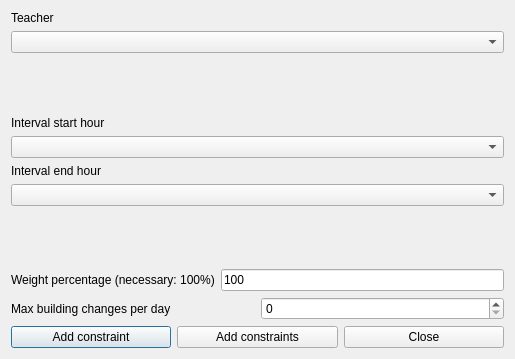
<?xml version="1.0" encoding="UTF-8"?>
<ui version="4.0">
 <class>AddConstraintTeacherMaxBuildingChangesPerRealDayInIntervalForm_template</class>
 <widget class="QDialog" name="AddConstraintTeacherMaxBuildingChangesPerRealDayInIntervalForm_template">
  <property name="geometry">
   <rect>
    <x>0</x>
    <y>0</y>
    <width>514</width>
    <height>359</height>
   </rect>
  </property>
  <property name="windowTitle">
   <string extracomment="This is the title of the dialog to add a new constraint of this type">Add teacher max building changes per real day in interval</string>
  </property>
  <layout class="QGridLayout" name="gridLayout">
   <item row="3" column="0">
    <layout class="QVBoxLayout" name="verticalLayout_2">
     <item>
      <widget class="QLabel" name="endTextLabel">
       <property name="frameShape">
        <enum>QFrame::NoFrame</enum>
       </property>
       <property name="frameShadow">
        <enum>QFrame::Plain</enum>
       </property>
       <property name="text">
        <string>Interval end hour</string>
       </property>
       <property name="wordWrap">
        <bool>false</bool>
       </property>
      </widget>
     </item>
     <item>
      <widget class="QComboBox" name="endHourComboBox">
       <property name="editable">
        <bool>false</bool>
       </property>
       <property name="insertPolicy">
        <enum>QComboBox::NoInsert</enum>
       </property>
       <property name="duplicatesEnabled">
        <bool>false</bool>
       </property>
      </widget>
     </item>
    </layout>
   </item>
   <item row="1" column="0">
    <spacer name="spacer1">
     <property name="orientation">
      <enum>Qt::Vertical</enum>
     </property>
     <property name="sizeType">
      <enum>QSizePolicy::Expanding</enum>
     </property>
     <property name="sizeHint" stdset="0">
      <size>
       <width>20</width>
       <height>21</height>
      </size>
     </property>
    </spacer>
   </item>
   <item row="5" column="0">
    <layout class="QHBoxLayout">
     <item>
      <widget class="QLabel" name="weightTextLabel">
       <property name="frameShape">
        <enum>QFrame::NoFrame</enum>
       </property>
       <property name="frameShadow">
        <enum>QFrame::Plain</enum>
       </property>
       <property name="text">
        <string>Weight percentage (necessary: 100%)</string>
       </property>
       <property name="wordWrap">
        <bool>false</bool>
       </property>
      </widget>
     </item>
     <item>
      <widget class="QLineEdit" name="weightLineEdit">
       <property name="text">
        <string notr="true">100</string>
       </property>
      </widget>
     </item>
    </layout>
   </item>
   <item row="4" column="0">
    <spacer name="verticalSpacer">
     <property name="orientation">
      <enum>Qt::Vertical</enum>
     </property>
     <property name="sizeHint" stdset="0">
      <size>
       <width>493</width>
       <height>24</height>
      </size>
     </property>
    </spacer>
   </item>
   <item row="2" column="0">
    <layout class="QVBoxLayout" name="verticalLayout">
     <item>
      <widget class="QLabel" name="startTextLabel">
       <property name="frameShape">
        <enum>QFrame::NoFrame</enum>
       </property>
       <property name="frameShadow">
        <enum>QFrame::Plain</enum>
       </property>
       <property name="text">
        <string>Interval start hour</string>
       </property>
       <property name="wordWrap">
        <bool>false</bool>
       </property>
      </widget>
     </item>
     <item>
      <widget class="QComboBox" name="startHourComboBox">
       <property name="editable">
        <bool>false</bool>
       </property>
       <property name="insertPolicy">
        <enum>QComboBox::NoInsert</enum>
       </property>
       <property name="duplicatesEnabled">
        <bool>false</bool>
       </property>
      </widget>
     </item>
    </layout>
   </item>
   <item row="7" column="0">
    <layout class="QHBoxLayout">
     <item>
      <widget class="QPushButton" name="addConstraintPushButton">
       <property name="text">
        <string>Add constraint</string>
       </property>
      </widget>
     </item>
     <item>
      <widget class="QPushButton" name="addConstraintsPushButton">
       <property name="text">
        <string>Add constraints</string>
       </property>
      </widget>
     </item>
     <item>
      <widget class="QPushButton" name="closePushButton">
       <property name="text">
        <string>Close</string>
       </property>
      </widget>
     </item>
    </layout>
   </item>
   <item row="6" column="0">
    <layout class="QHBoxLayout">
     <item>
      <widget class="QLabel" name="textLabel1">
       <property name="text">
        <string>Max building changes per day</string>
       </property>
       <property name="wordWrap">
        <bool>false</bool>
       </property>
      </widget>
     </item>
     <item>
      <widget class="QSpinBox" name="maxChangesSpinBox"/>
     </item>
    </layout>
   </item>
   <item row="0" column="0">
    <layout class="QVBoxLayout" name="verticalLayout_3">
     <item>
      <widget class="QLabel" name="teacherTextLabel">
       <property name="frameShape">
        <enum>QFrame::NoFrame</enum>
       </property>
       <property name="frameShadow">
        <enum>QFrame::Plain</enum>
       </property>
       <property name="text">
        <string>Teacher</string>
       </property>
       <property name="wordWrap">
        <bool>false</bool>
       </property>
      </widget>
     </item>
     <item>
      <widget class="QComboBox" name="teachersComboBox">
       <property name="editable">
        <bool>false</bool>
       </property>
       <property name="insertPolicy">
        <enum>QComboBox::NoInsert</enum>
       </property>
       <property name="duplicatesEnabled">
        <bool>false</bool>
       </property>
      </widget>
     </item>
    </layout>
   </item>
  </layout>
 </widget>
 <layoutdefault spacing="6" margin="11"/>
 <resources/>
 <connections/>
</ui>
